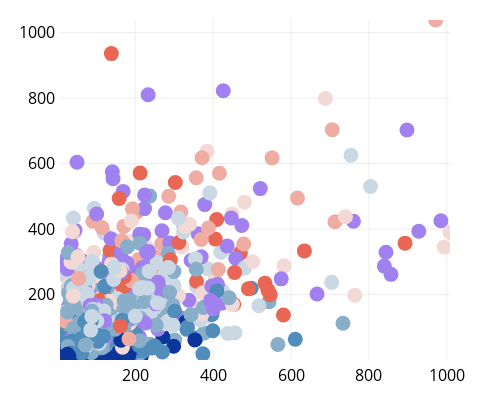

The notebook cell saved with this chart:
### Code cell
div,fig = Scatter(Qmax, QmaxS, width=500, height=400, Color = ColoresRain)

### Figure 1 — Plotly figure (JSON) as saved in the notebook; plotly's stock layout.template omitted (floating-point values rounded to 4 significant figures; data arrays with more than 128 entries replaced by an {"elided": "..."} marker saying what was removed)
{"data": [{"marker": {"color": {"elided": "1910 str values"}, "size": 15}, "mode": "markers", "name": "name", "text": null, "type": "scatter", "x": {"elided": "1910 float values"}, "y": {"elided": "1910 float values"}}], "layout": {"height": 400, "margin": {"b": 40, "l": 60, "pad": 4, "r": 50, "t": 20}, "width": 500, "xaxis": {"range": [7.058, 1008.0], "tickfont": {"color": "black", "size": 16}, "title": {"font": {"size": 17}, "text": ""}, "type": "linear"}, "yaxis": {"range": [0.1116, 1038.0], "tickfont": {"color": "black", "size": 16}, "title": {"font": {"size": 17}, "text": ""}, "type": "linear"}}}
